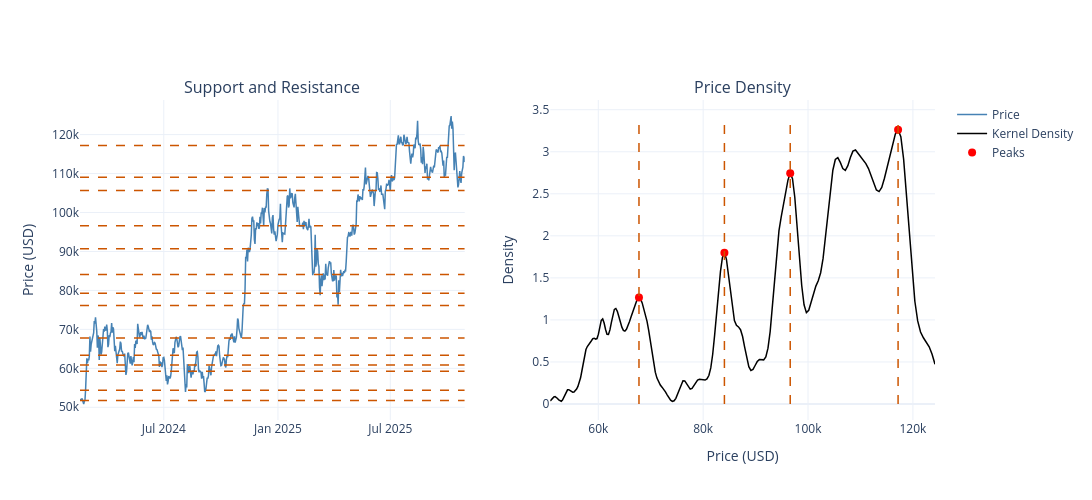

Source (notebook cell):
### Code cell
import numpy as np
import pandas as pd
import scipy.stats
import scipy.signal
import plotly.graph_objects as go
from plotly.subplots import make_subplots
from plotly.offline import init_notebook_mode, iplot
init_notebook_mode(connected=True)





def get_support_resistance_levels(
    data: pd.DataFrame,
    first_w: float = 0.1,
    atr_mult: float = 2.5,
    prom_thresh: float = 0,
    atr_period: int = 14
):
    """
    Compute support/resistance levels from BTC daily data using KDE and prominence.
    
    Parameters:
    - data: DataFrame with OHLC data, must include 'close', 'High', 'Low'
    - first_w: starting weight for oldest prices (0 < first_w < 1)
    - atr_mult: multiplier for bandwidth of KDE based on ATR
    - prom_thresh: prominence threshold for filtering weak levels
    - atr_period: lookback period for ATR

    Returns:
    - levels: list of support/resistance levels
    - price_range: price range over which KDE was computed
    - pdf: density values (market profile)
    """

    # Step 1: Compute log prices
    log_price = np.log(data['close'].dropna().values)

    # Step 2: Compute ATR in log-space
    high = np.log(data['high'])
    low = np.log(data['low'])
    close = np.log(data['close'])
    prev_close = close.shift(1)
    
    tr1 = high - low
    tr2 = (high - prev_close).abs()
    tr3 = (low - prev_close).abs()
    tr = pd.concat([tr1, tr2, tr3], axis=1).max(axis=1)

    atr = tr.rolling(window=atr_period).mean().iloc[-1]  # last ATR value

    # Step 3: Time weights (linear increasing)
    n = len(log_price)
    last_w = 1.0
    w_step = (last_w - first_w) / n
    weights = first_w + np.arange(n) * w_step
    weights[weights < 0] = 0.0

    # Step 4: Kernel Density Estimation
    kde = scipy.stats.gaussian_kde(log_price, bw_method=atr * atr_mult, weights=weights)

    # Step 5: Create price range for evaluation
    min_v, max_v = np.min(log_price), np.max(log_price)
    step = (max_v - min_v) / 200
    price_range = np.arange(min_v, max_v, step)
    pdf = kde(price_range)

    # Step 6: Find peaks in KDE
    pdf_max = np.max(pdf)
    prom_min = pdf_max * prom_thresh
    peaks, props = scipy.signal.find_peaks(pdf, prominence=prom_min)

    # Step 7: Convert peaks to actual price levels
    levels = [np.exp(price_range[p]) for p in peaks]

    return levels, price_range, pdf

levels, pr_range, pdf = get_support_resistance_levels(data)

def plot_market_profile_and_levels(data, levels, price_range, pdf, prom_thresh=0.25):
    fig = make_subplots(
        rows=1, cols=2,
        subplot_titles=(f"Support and Resistance", "Price Density"),
        horizontal_spacing=0.1
    )

    # --- Chart 1: Price Line ---
    fig.add_trace(
        go.Scatter(
            x=data.index,
            y=data["close"],
            mode='lines',
            name=f"Price",
            line=dict(color='steelblue', width=1.5)
        ),
        row=1, col=1
    )

    # --- Chart 1: Horizontal Lines for Levels ---
    min_price, max_price = data["close"].min(), data["close"].max()
    for lvl in levels:
        if min_price * 0.95 <= lvl <= max_price * 1.05:
            fig.add_trace(
                go.Scatter(
                    x=[data.index.min(), data.index.max()],
                    y=[lvl, lvl],
                    mode='lines',
                    line=dict(color='#CC5500', dash='dash', width=1.5),
                    name='Level',
                    showlegend=False
                ),
                row=1, col=1
            )

    # --- Chart 2: KDE Line ---
    fig.add_trace(
        go.Scatter(
            x=np.exp(price_range),
            y=pdf,
            mode='lines',
            name='Kernel Density',
            line=dict(color='black', width=1.5)
        ),
        row=1, col=2
    )

    # --- Chart 2: Peaks + Vertical Lines ---
    peaks, _ = scipy.signal.find_peaks(pdf, prominence=np.max(pdf) * prom_thresh)
    peak_x = [np.exp(price_range[p]) for p in peaks]
    peak_y = [pdf[p] for p in peaks]

    fig.add_trace(
        go.Scatter(
            x=peak_x,
            y=peak_y,
            mode='markers',
            name='Peaks',
            marker=dict(color='red', size=8)
        ),
        row=1, col=2
    )

    for x in peak_x:
        fig.add_trace(
            go.Scatter(
                x=[x, x],
                y=[0, max(pdf)*1.05],
                mode='lines',
                line=dict(color='#CC5500', dash='dash', width=1.5),
                name='Level',
                showlegend=False
            ),
            row=1, col=2
        )

    # --- Layout and Axis ---
    fig.update_layout(
        height=500,
        width=1300,
        template='plotly_white',
        title=dict(text=f"", x=0.5),
    )

    fig.update_xaxes(title_text="", row=1, col=1)
    fig.update_yaxes(title_text="Price (USD)", row=1, col=1)
    fig.update_xaxes(title_text="Price (USD)", row=1, col=2)
    fig.update_yaxes(title_text="Density", row=1, col=2)

    fig.show()


levels, price_range, pdf = get_support_resistance_levels(data, atr_period=14, atr_mult=1.5, prom_thresh=0)
plot_market_profile_and_levels(data, levels, price_range, pdf)

### Figure 1 — Plotly figure (JSON) as saved in the notebook; plotly's stock layout.template omitted (floating-point values rounded to 4 significant figures; data arrays with more than 128 entries replaced by an {"elided": "..."} marker saying what was removed)
{"data": [{"line": {"color": "steelblue", "width": 1.5}, "mode": "lines", "name": "Price", "type": "scatter", "x": {"elided": "621 str values"}, "xaxis": "x", "y": {"elided": "621 int values"}, "yaxis": "y"}, {"line": {"color": "#CC5500", "dash": "dash", "width": 1.5}, "mode": "lines", "name": "Level", "showlegend": false, "type": "scatter", "x": ["2024-02-17", "2025-10-29"], "xaxis": "x", "y": [51760.0, 51760.0], "yaxis": "y"}, {"line": {"color": "#CC5500", "dash": "dash", "width": 1.5}, "mode": "lines", "name": "Level", "showlegend": false, "type": "scatter", "x": ["2024-02-17", "2025-10-29"], "xaxis": "x", "y": [54380.0, 54380.0], "yaxis": "y"}, {"line": {"color": "#CC5500", "dash": "dash", "width": 1.5}, "mode": "lines", "name": "Level", "showlegend": false, "type": "scatter", "x": ["2024-02-17", "2025-10-29"], "xaxis": "x", "y": [59220.0, 59220.0], "yaxis": "y"}, {"line": {"color": "#CC5500", "dash": "dash", "width": 1.5}, "mode": "lines", "name": "Level", "showlegend": false, "type": "scatter", "x": ["2024-02-17", "2025-10-29"], "xaxis": "x", "y": [60840.0, 60840.0], "yaxis": "y"}, {"line": {"color": "#CC5500", "dash": "dash", "width": 1.5}, "mode": "lines", "name": "Level", "showlegend": false, "type": "scatter", "x": ["2024-02-17", "2025-10-29"], "xaxis": "x", "y": [63350.0, 63350.0], "yaxis": "y"}, {"line": {"color": "#CC5500", "dash": "dash", "width": 1.5}, "mode": "lines", "name": "Level", "showlegend": false, "type": "scatter", "x": ["2024-02-17", "2025-10-29"], "xaxis": "x", "y": [67760.0, 67760.0], "yaxis": "y"}, {"line": {"color": "#CC5500", "dash": "dash", "width": 1.5}, "mode": "lines", "name": "Level", "showlegend": false, "type": "scatter", "x": ["2024-02-17", "2025-10-29"], "xaxis": "x", "y": [76150.0, 76150.0], "yaxis": "y"}, {"line": {"color": "#CC5500", "dash": "dash", "width": 1.5}, "mode": "lines", "name": "Level", "showlegend": false, "type": "scatter", "x": ["2024-02-17", "2025-10-29"], "xaxis": "x", "y": [79290.0, 79290.0], "yaxis": "y"}, {"line": {"color": "#CC5500", "dash": "dash", "width": 1.5}, "mode": "lines", "name": "Level", "showlegend": false, "type": "scatter", "x": ["2024-02-17", "2025-10-29"], "xaxis": "x", "y": [84060.0, 84060.0], "yaxis": "y"}, {"line": {"color": "#CC5500", "dash": "dash", "width": 1.5}, "mode": "lines", "name": "Level", "showlegend": false, "type": "scatter", "x": ["2024-02-17", "2025-10-29"], "xaxis": "x", "y": [90720.0, 90720.0], "yaxis": "y"}, {"line": {"color": "#CC5500", "dash": "dash", "width": 1.5}, "mode": "lines", "name": "Level", "showlegend": false, "type": "scatter", "x": ["2024-02-17", "2025-10-29"], "xaxis": "x", "y": [96610.0, 96610.0], "yaxis": "y"}, {"line": {"color": "#CC5500", "dash": "dash", "width": 1.5}, "mode": "lines", "name": "Level", "showlegend": false, "type": "scatter", "x": ["2024-02-17", "2025-10-29"], "xaxis": "x", "y": [105700.0, 105700.0], "yaxis": "y"}, {"line": {"color": "#CC5500", "dash": "dash", "width": 1.5}, "mode": "lines", "name": "Level", "showlegend": false, "type": "scatter", "x": ["2024-02-17", "2025-10-29"], "xaxis": "x", "y": [109100.0, 109100.0], "yaxis": "y"}, {"line": {"color": "#CC5500", "dash": "dash", "width": 1.5}, "mode": "lines", "name": "Level", "showlegend": false, "type": "scatter", "x": ["2024-02-17", "2025-10-29"], "xaxis": "x", "y": [117200.0, 117200.0], "yaxis": "y"}, {"line": {"color": "black", "width": 1.5}, "mode": "lines", "name": "Kernel Density", "type": "scatter", "x": {"elided": "200 float values"}, "xaxis": "x2", "y": {"elided": "200 float values"}, "yaxis": "y2"}, {"marker": {"color": "red", "size": 8}, "mode": "markers", "name": "Peaks", "type": "scatter", "x": [67760.0, 84060.0, 96610.0, 117200.0], "xaxis": "x2", "y": [1.268, 1.8, 2.744, 3.262], "yaxis": "y2"}, {"line": {"color": "#CC5500", "dash": "dash", "width": 1.5}, "mode": "lines", "name": "Level", "showlegend": false, "type": "scatter", "x": [67760.0, 67760.0], "xaxis": "x2", "y": [0, 3.425], "yaxis": "y2"}, {"line": {"color": "#CC5500", "dash": "dash", "width": 1.5}, "mode": "lines", "name": "Level", "showlegend": false, "type": "scatter", "x": [84060.0, 84060.0], "xaxis": "x2", "y": [0, 3.425], "yaxis": "y2"}, {"line": {"color": "#CC5500", "dash": "dash", "width": 1.5}, "mode": "lines", "name": "Level", "showlegend": false, "type": "scatter", "x": [96610.0, 96610.0], "xaxis": "x2", "y": [0, 3.425], "yaxis": "y2"}, {"line": {"color": "#CC5500", "dash": "dash", "width": 1.5}, "mode": "lines", "name": "Level", "showlegend": false, "type": "scatter", "x": [117200.0, 117200.0], "xaxis": "x2", "y": [0, 3.425], "yaxis": "y2"}], "layout": {"annotations": [{"font": {"size": 16}, "showarrow": false, "text": "Support and Resistance", "x": 0.225, "xanchor": "center", "xref": "paper", "y": 1, "yanchor": "bottom", "yref": "paper"}, {"font": {"size": 16}, "showarrow": false, "text": "Price Density", "x": 0.775, "xanchor": "center", "xref": "paper", "y": 1, "yanchor": "bottom", "yref": "paper"}], "height": 500, "title": {"text": "", "x": 0.5}, "width": 1300, "xaxis": {"anchor": "y", "domain": [0, 0.45], "title": {"text": ""}}, "xaxis2": {"anchor": "y2", "domain": [0.55, 1], "title": {"text": "Price (USD)"}}, "yaxis": {"anchor": "x", "domain": [0, 1], "title": {"text": "Price (USD)"}}, "yaxis2": {"anchor": "x2", "domain": [0, 1], "title": {"text": "Density"}}}}
